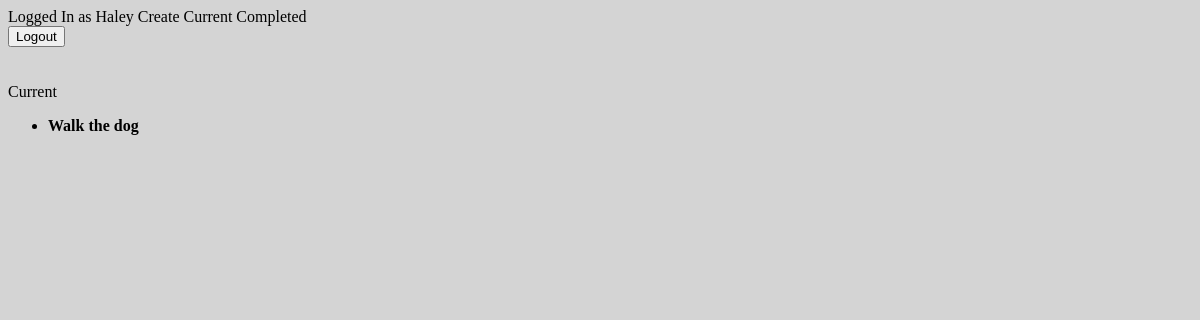
Page /current/ (signed in) on the earlier database version.
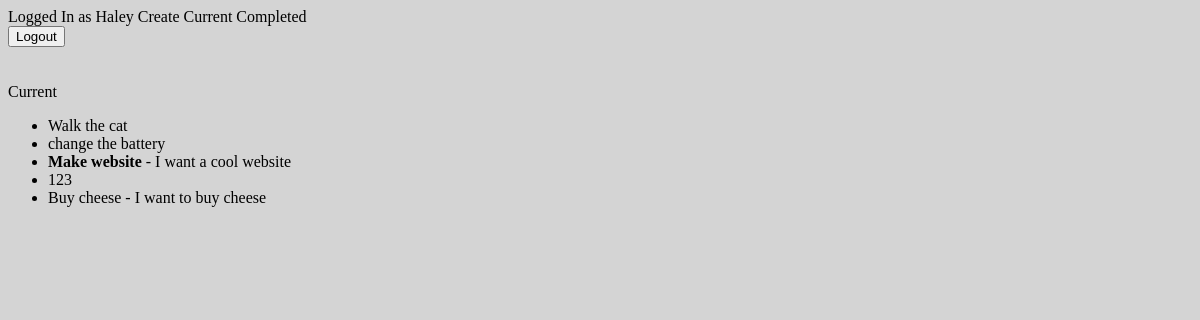
Same page on the later database version.
### todo/models.py (models this page shows, shortened)
class Todo(models.Model):
    title = models.CharField(max_length=100)
    memo = models.TextField(blank=True)
    created = models.DateTimeField(auto_now_add=True)
    datecompleted = models.DateTimeField(null=True, blank=True)
    important = models.BooleanField(default=False)
    user = models.ForeignKey(User, on_delete=models.CASCADE)

### todo/views.py (the view)
# urls.py: path('current/', views.currentTodos, name='currenttodos'),
@login_required
def currentTodos(request):
    todos = Todo.objects.filter(user=request.user.id, datecompleted__isnull=True)
    return render(request, 'todo/currenttodos.html', {'todos': todos})

### todo/templates/todo/currenttodos.html (shortened to what this page needs)
<!DOCTYPE html>
<html lang="en">
<head>
</head>
<body>
{% extends 'todo/base.html' %}
{% block content %}
Current
<ul>
    {% for todo in todos %}
    <li>{{ view }}
        {% if todo.important %}
        <b>{% endif %}<a href="{% url 'viewtodo'  todo.id  %}">{{ todo.title }}</a>{% if todo.important %}</b>
        {% endif %}{% if todo.memo %} - {{ todo.memo }}{% endif %}</li>
    {% endfor %}
</ul>
{% endblock %}

### todo/templates/todo/base.html (shortened to what this page needs)
<!DOCTYPE html>
<html lang="en">
<head>
    <link rel="stylesheet" href="../../static/todo/css/base.css">
</head>
<body>
{% if user.is_authenticated %}
    Logged In as {{ user.username }}
<a href="{% url 'createtodo' %}">Create</a>
<a href="{% url 'currenttodos' %}">Current</a>
<a href="{% url 'completedtodos' %}">Completed</a>
<form action="{% url 'logoutuser' %}" method="POST">
    <button type="submit">Logout</button>
</form>
{% else %}
    </div>
{% endif %}
<br>
<br>
{% block content %}
{% endblock %}
</body>
</html>

### todo/static/todo/css/base.css (style rules this page uses)
a { text-decoration: none; color: black; }
body { background-color: #d4d4d4; font-family: Calibri; }

Differences in the rows shown:
changed Todo: title "Walk the dog" → "Walk the cat"; important True → False (drawn)
added Todo: title "change the battery"
added Todo: title "Make website", memo "I want a cool website"
added Todo: title "123"
added Todo: title "Buy cheese", memo "I want to buy cheese"
